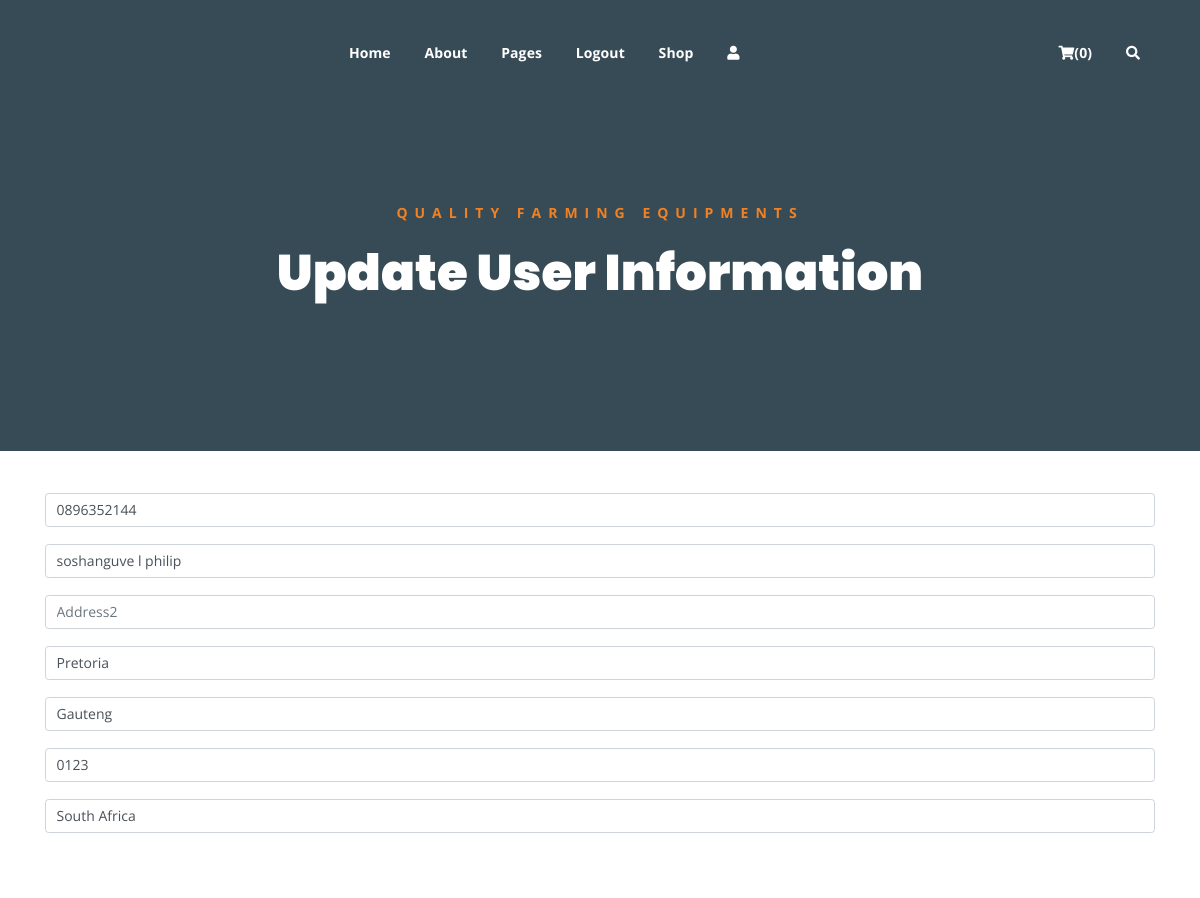
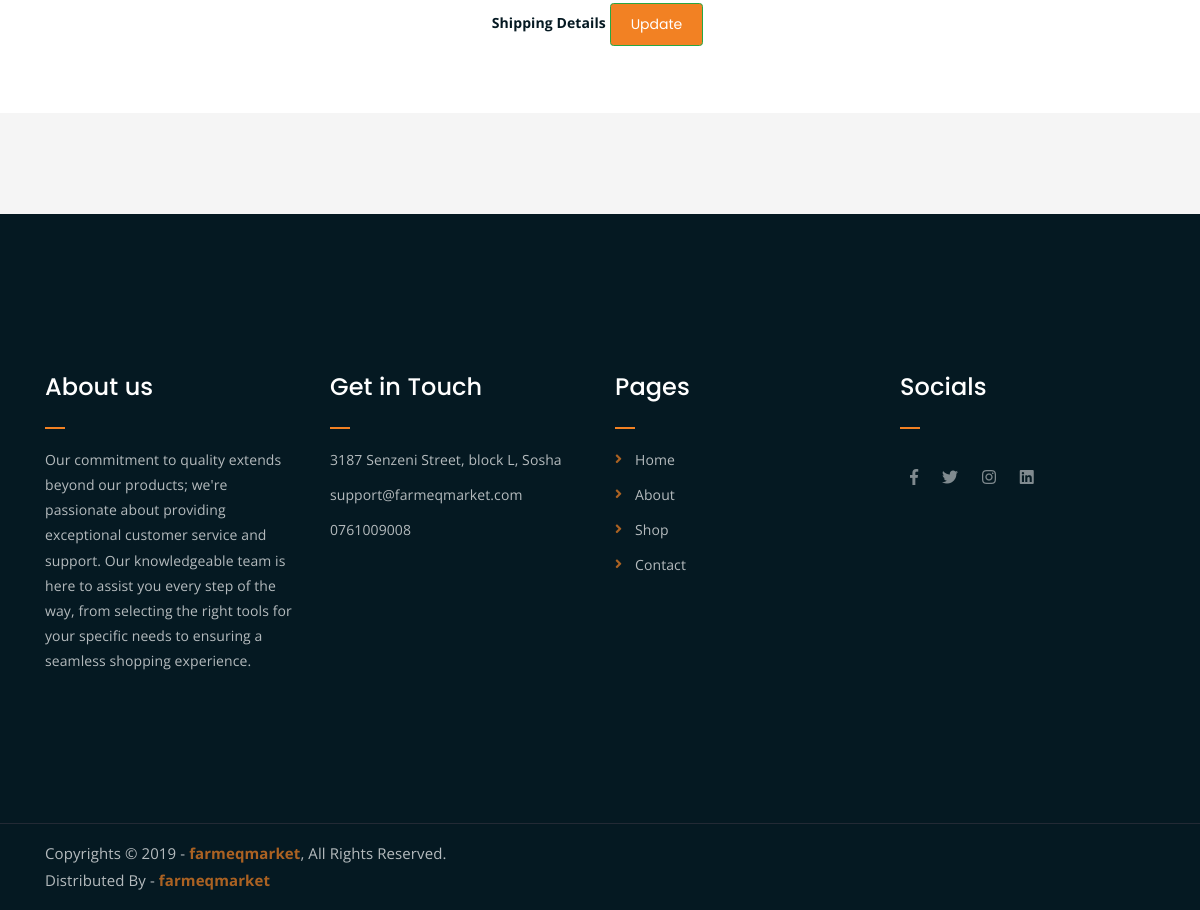
The page /update_info/ (signed in) on the database its author committed (2 pictures, top to bottom).
### ecomm/models.py (models this page shows, shortened)
class Profile(models.Model):
    user = models.OneToOneField(User, on_delete=models.CASCADE)
    date_modified = models.DateTimeField(User, auto_now=True)
    phone = models.CharField(max_length=200, blank=True)
    address1 = models.CharField(max_length=200, blank=True)
    address2 = models.CharField(max_length=200, blank=True)
    city = models.CharField(max_length=200, blank=True)
    state = models.CharField(max_length=200, blank=True)
    zipcode = models.CharField(max_length=200, blank=True)
    country = models.CharField(max_length=200, blank=True)
    prev_card = models.CharField(max_length=200, blank=True, null=True)

### ecomm/views.py (the view)
# urls.py: path('update_info/', views.update_info, name="update_info"),
def update_info(request):
     if request.user.is_authenticated:
        current_user = Profile.objects.get(user__id=request.user.id)
        form = UserInfoForm(request.POST or None, instance=current_user)
        if form.is_valid():
            form.save()
            messages.success(
                request, "User Information Has Been Updated Successfully")
            return redirect('home')
        return render(request, 'update_info.html', {'form': form})
     else:
        messages.success(request, "You must be logged in....")
        return redirect('home')

### ecomm/forms.py
class UserInfoForm(forms.ModelForm):
    phone = forms.CharField(label="", widget=forms.TextInput(attrs={'class': 'form-control', 'placeholder': 'Phone'}), required=False)
    address1 = forms.CharField(label="", widget=forms.TextInput(attrs={'class': 'form-control', 'placeholder': 'Adress1'}), required=False)
    address2 = forms.CharField(label="", widget=forms.TextInput(attrs={'class': 'form-control', 'placeholder': 'Address2'}), required=False)
    city = forms.CharField(label="", widget=forms.TextInput(attrs={'class': 'form-control', 'placeholder': 'City'}), required=False)
    state = forms.CharField(label="", widget=forms.TextInput(attrs={'class': 'form-control', 'placeholder': 'State'}), required=False)
    zipcode = forms.CharField(label="", widget=forms.TextInput(attrs={'class': 'form-control', 'placeholder': 'Zipcode'}), required=False)
    country = forms.CharField(label="", widget=forms.TextInput(attrs={'class': 'form-control', 'placeholder': 'Country'}), required=False)
    class Meta:
        model = Profile
        fields = ('phone', 'address1', 'address2', 'city', 'state', 'zipcode', 'country', )

### cart/cart.py (called while the page is built)
    def __len__(self):
        return len(self.cart)

### cart/context_processors.py (called while the page is built)
def cart(request):
    return {'cart': Cart(request)}

### ecomm/templates/update_info.html (shortened to what this page needs)
{% extends 'base.html' %}
{% block content %}
<div class="breadcrumb-section breadcrumb-bg">
   <div class="container">
       <div class="row">
           <div class="col-lg-8 offset-lg-2 text-center">
               <div class="breadcrumb-text">
                   <p>Quality Farming Equipments</p>
                   <h1>Update User Information</h1>
               </div>
           </div>
       </div>
   </div>
</div>
 <form method="POST" action="{% url 'update_info'%}">
  <div class="container mt-4 mb-5">
    <center>
        {{form.as_p}}
      <br>
      <br>
      <strong>Shipping Details</strong>
      <button type="submit" class="btn btn-success">Update</button>
   </form>
   <br>
   <br>
{% endblock  %}

### static/css/main.css (style rules this page uses)
html { font-size: 14px; font-weight: 400; line-height: 28px; height: 100%; }
body { font-family: "Open Sans", sans-serif; font-weight: 400; font-size: 1rem; letter-spacing: 0.1px; line-height: 1.8; color: #051922; overflow-x: hidden; }
h1, .h1, h2, .h2, h3, .h3, h4, .h4, h5, .h5, h6, .h6 { font-family: "Poppins", sans-serif; font-weight: 700; margin: 0 0 1.25rem 0; color: #051922; }
h1:last-child, .h1:last-child, h2:last-child, .h2:last-child, h3:last-child, .h3:last-child, h4:last-child, .h4:last-child, h5:last-child, .h5:last-child, h6:last-child, .h6:last-child { margin: 0; }
h1, .h1 { font-size: 4rem; font-weight: 700; line-height: 4rem; }
p { font-family: "Open Sans", sans-serif; font-weight: 400; font-size: 1rem; letter-spacing: 0.1px; line-height: 1.8; color: #051922; margin: 0 0 1.25rem 0; }
.breadcrumb-bg { background-image: url(../img/breadcrumb-bg.jpg); }
.breadcrumb-text p { color: #F28123; font-weight: 700; text-transform: uppercase; letter-spacing: 7px; }
.breadcrumb-text h1 { font-size: 50px; font-weight: 900; color: #fff; margin: 0; margin-top: 20px; }
.breadcrumb-section { padding: 150px 0; background-size: cover; background-position: center center; position: relative; z-index: 1; background-attachment: fixed; padding-top: 200px; }
.breadcrumb-section:after { position: absolute; left: 0; top: 0; width: 100%; height: 100%; content: ""; background-color: #07212e; z-index: -1; opacity: 0.8; }
html, body { height: 100%; }
button.btn { font-family: 'Poppins', sans-serif; display: inline-block; background-color: #F28123; color: #fff; padding: 10px 20px; margin-right: 5px; }

### rows shown on the page
Profile: phone "0896352144", address1 "soshanguve l philip", city "Pretoria", state "Gauteng", zipcode "0123", country "South Africa"

### other values the page prints
{{ cart|length }} "0"
